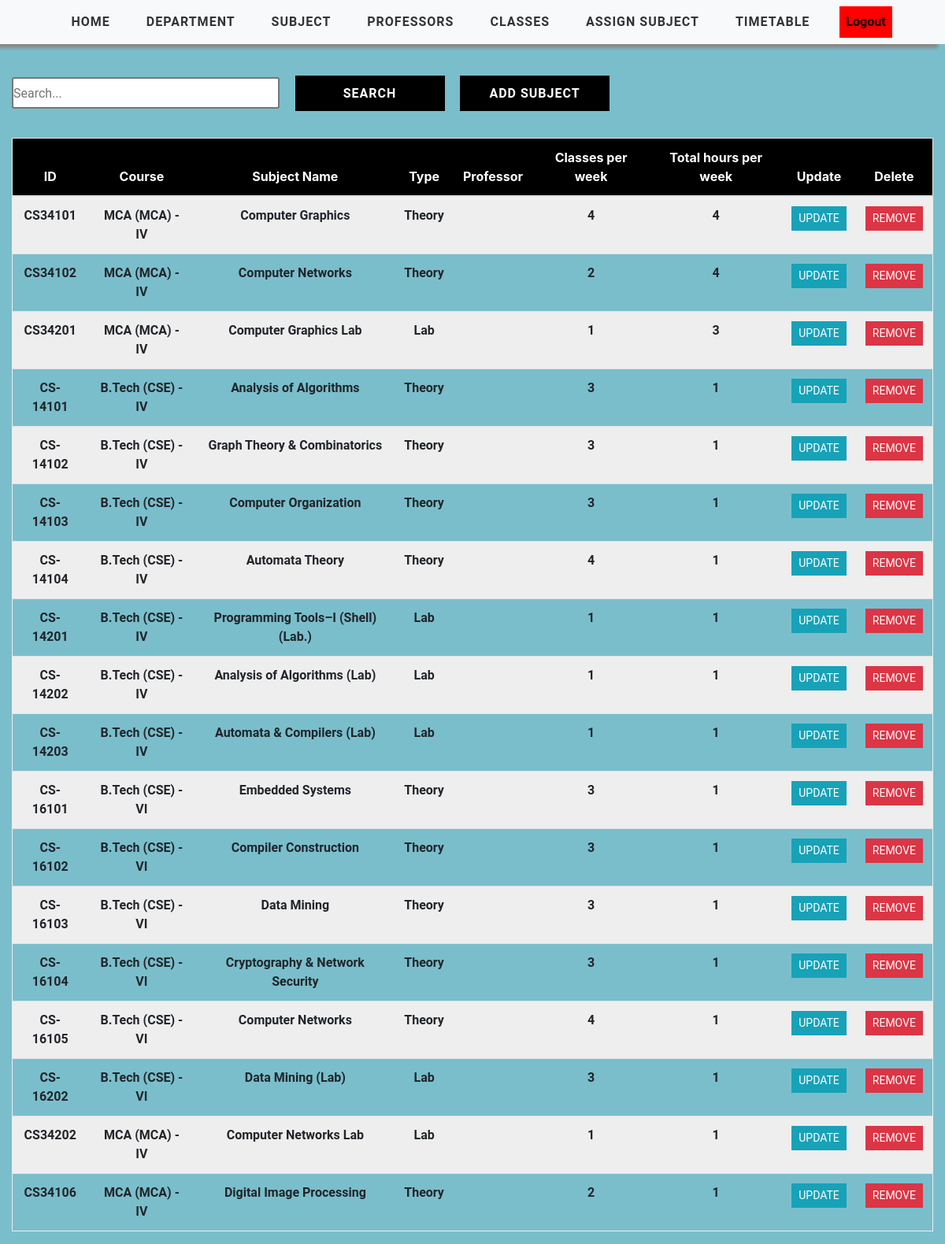
Before: /course_view/ (signed in) with the older database file.
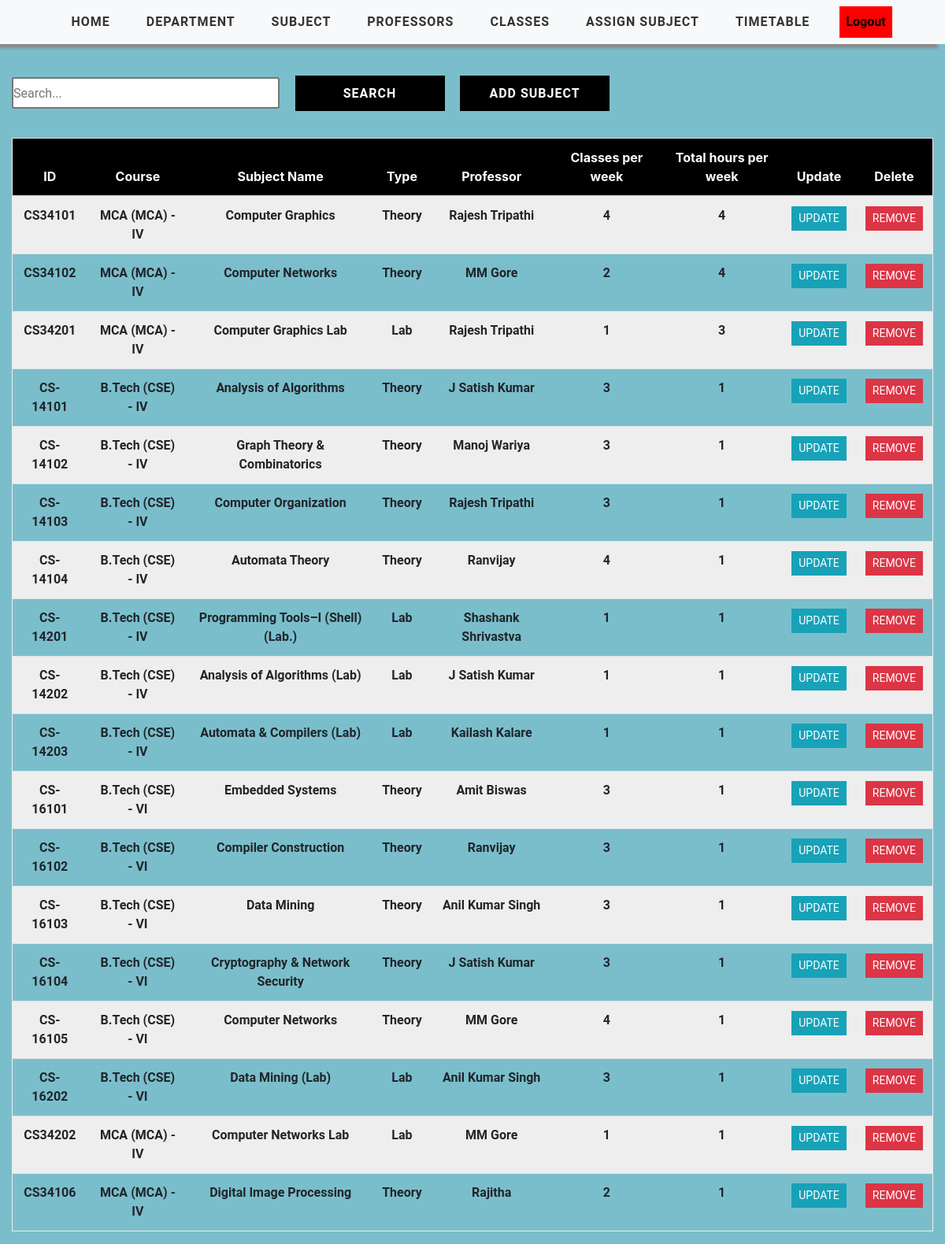
After: the same page with the newer database file.
### timetableapp/models.py (models this page shows, shortened)
class Course(models.Model):
    COURSE_TYPE = (
        ('Theory', 'Theory'),
        ('Lab', 'Lab')
    )
    user = models.ForeignKey(User, on_delete=models.CASCADE, null=True, blank=True)
    department = models.ForeignKey(Department, on_delete=models.CASCADE)
    professor = models.ForeignKey(Professor, on_delete=models.CASCADE)
    course_id = models.CharField(max_length=1000)
    course_name = models.CharField(max_length=1000)
    course_type = models.CharField(max_length=200, choices=COURSE_TYPE)
    credit_hours = models.PositiveIntegerField()
    contact_hours = models.PositiveIntegerField()
    class Meta:
        unique_together = ('user','course_id')

class Department(models.Model):
    SEMESTER = (
    ('I' ,'I'),
    ('II' ,'II'),
    ('III' ,'III'),
    ('IV' ,'IV'),
    ('V' ,'V'),
    ('VI' ,'VI'),
    ('VII' ,'VII'),
    ('VIII' ,'VIII'),
    )
    BRANCH_NAME = (
    ('B.Tech' ,'B.Tech'),
    ('MCA' ,'MCA'),
    )
    DEPARTMENT_NAME = (
    ('MCA' ,'MCA'),
    ('CSE' ,'CSE'),
    ('ECE' ,'ECE'),
    ('CHE' ,'CHE'),
    )
    user = models.ForeignKey(User, on_delete=models.CASCADE, null=True, blank=True)
    branch_name=models.CharField(max_length=200, choices=BRANCH_NAME)
    department_name=models.CharField(max_length=200, choices=DEPARTMENT_NAME)
    semester = models.CharField(max_length=200, choices=SEMESTER)
    students_length=models.IntegerField(default=100)
    class Meta:
        unique_together = ('department_name','branch_name','semester')
    def __str__(self):
        return f"{self.branch_name} ({self.department_name}) - {self.semester}"

class Professor(models.Model):
    user = models.ForeignKey(User, on_delete=models.CASCADE, null=True, blank=True)
    professor_id = models.CharField(max_length=2000,primary_key=True)
    professor_name = models.CharField(max_length=2000)
    dob = models.DateField(default=datetime.datetime.today().strftime('%Y-%m-%d'))
    working_hours = models.IntegerField(null=True,default=100)
    available_hours = models.IntegerField(null=True,default=100)
    professor_email = models.EmailField(default="")
    def __str__(self):
        return self.professor_name

### timetableapp/views.py (the view)
# urls.py: path('course_view/', views.CourseTable, name='course_view'),
@login_required(login_url='login')
def CourseTable(request):
    course = Course.objects.filter()
    context = {'course': course}
    return render(request, 'course/CourseTable.html', context)

### timetableapp/templates/course/CourseTable.html
{% extends 'timetableapp/main.html' %}
{% load static %}
{% block content %}
<div class="viewcontainer">
<div class="container-fluid">
    <div class="search">
        <input type="text" class="searchbox" placeholder="Search...">
        <input type="submit" value="Search" class="searchButton">
        <a href="{% url 'add-course' %}"><button class="searchButton">Add Subject </button></a>
    </div>
    <div style="overflow-x:auto">
        <table class="table  text-center">
            <thead class="table-header" style="color: white;">
			<tr>
                <div class="header__item filter__link"  >
                   <th scope="col" class="text-center" >ID</th>
                </div>
                <div class="header__item filter__link" >
                    <th class="text-center" scope="col" >Course</th>
                 </div>
                <div class="header__item filter__link" >
                  <th class="text-center" scope="col" >Subject Name</th>
                </div>
                <div class="header__item filter__link" >
                   <th class="text-center" scope="col" >Type</th>
                </div>
                <div class="header__item filter__link" >
                   <th class="text-center" scope="col" >Professor</th>
                </div>
                <div class="header__item filter__link"  >
                   <th class="text-center" scope="col" >Classes per week</th>
                </div>
                <div class="header__item filter__link" >
                   <th class="text-center" scope="col" >Total hours per week</th>
                </div>
                <div class="header__item filter__link" >
                    <th class="text-center" scope="col" > Update</th>
                </div>
                <div class="header__item filter__link" >
                     <th class="text-center" scope="col" >Delete</th>
                </div>
			</tr>
            </thead>
			<tbody class="tab-content">
                {% for corse in course %}
				<tr class="table-row text-center">
                        <th scope="row" class="table-data">{{ corse.course_id }}</th>
                        <th scope="row" class="table-data">{{ corse.department }}</th>
						<th scope="row" class="table-data"  >{{ corse.course_name }}</th>
						<th scope="row" class="table-data"> {{ corse.course_type}}</th>
						<th scope="row" class="table-data"> {{ corse.professor}}</th>
						<th scope="row" class="table-data"> {{ corse.credit_hours}}</th>
                        <th scope="row" class="table-data"> {{ corse.contact_hours}}</th>
                        <th scope="row" class="table-data"> <a href="{% url 'update-course' corse.course_id %}" class="btn btn-sm btn-info">Update</a></th>
                        <th scope="row" class="table-data"> <a href="{% url 'delete-course' corse.course_id %}" class="btn btn-sm btn-danger" >Remove</a></th>
				</tr>
                {% endfor %}
            </tbody>
        </table>
    </div>
</div>
</div>
{% endblock %}

### timetableapp/templates/timetableapp/main.html (shortened to what this page needs)
<!DOCTYPE html>
<html lang="en">
<head>
    {% load static %}
	<link href="{% static 'css/style.css' %}" rel="stylesheet">
    <link href="{% static 'css/tables.css' %}" rel="stylesheet">
    <link href="{% static 'css/add.css' %}" rel="stylesheet">
    <link href="{% static 'css/nav.css' %}" rel="stylesheet">
    <link rel="stylesheet" href="https://maxcdn.bootstrapcdn.com/bootstrap/4.5.0/css/bootstrap.min.css">
    <link rel="stylesheet" href="https://stackpath.bootstrapcdn.com/font-awesome/4.7.0/css/font-awesome.min.css">
    <link rel="stylesheet" src="extensions/sticky-header/bootstrap-table-sticky-header.css">
</head>
<body>
    <nav id="header"  class="navbar navbar-expand-lg navbar-light bg-light">
        <div class="container-fluid">
            <div class="collapse navbar-collapse collapse" data-toggle="collapse" aria-expanded="false"  id="navbarSupportedContent">
                <ul class="nav navbar-nav" style="padding-top: 0;">
                    <li class="nav-item text-center active">
                        <a class="nav-link link" href="{% url 'home' %}">Home</a>
                    </li>
                    <li class="nav-item text-center active">
                        <a class="nav-link link" href="{% url 'add-department' %}">Department</a>
                    </li>
                    <li class="nav-item text-center">
                        <a class="nav-link link" href="{% url 'add-course' %}">Subject</a>
                    </li>
                    <li class="nav-item text-center">
                        <a class="nav-link link" href="{% url 'add-professor' %}">Professors</a>
                    </li>
                    <li class="nav-item text-center">
                        <a class="nav-link link" href="{% url 'add-class' %}">Classes</a>
                    </li>
                    <li class="nav-item text-center">
                        <a class="nav-link link" href="{% url 'add-classcourse' %}">Assign Subject</a>
                    </li>
                    <li class="nav-item text-center">
                        <a class="nav-link link" href="{% url 'manage-timetable' %}">Timetable</a>
                    </li>
                    <li class="nav-item text-center">
                        <a class="nav-link" href="{% url 'logout' %}" style="background-color: red; color: black;">
                            Logout
                        </a>
                    </li>
                </ul>
            </div>
        </div>
    </nav>
    {% block content %}
    {% endblock %}
</body>
</html>

### static/css/style.css (style rules this page uses)
a { cursor: pointer; }
#header { width: 100%; background:#fff; box-shadow:-9px 5px 4px #888888 !important; overflow:auto; position: sticky; top: 0; }
#header ul { padding:33px 0 0 45px; }
#header li { list-style:none; margin-right:30px; }
#header li a.link { font-weight:700; color:#333; font-size: 16px; text-decoration:none; text-transform:uppercase; letter-spacing:1px; }

### static/css/tables.css (style rules this page uses)
*, *:before, *:after { box-sizing: border-box; }
body { font-family: "Roboto", sans-serif; margin: 0; background-color: white; }
.table { border: 1px solid #eeeeee; overflow-y: auto; overflow-x: auto; height: max-content; }
.table-header { width: 100%; background: #000; padding: 18px 0; top: 0; }
.table-row { width: 100%; padding: 18px 0; }
.table-row:nth-of-type(odd) { background: #eeeeee; }
.table-data, .header__item { flex: 1 1 20%; text-align: center; font-family: Roboto, sans-serif; font-weight: bold; }
.header__item { text-transform: uppercase; }
.filter__link { color: white; text-decoration: none; position: relative; display: inline-block; padding-left: 24px; padding-right: 24px; }
.filter__link::after { content: ""; position: absolute; right: -18px; color: white; font-size: 12px; top: 50%; transform: translateY(-50%); }
.btn { border-radius: 0 !important; font-family: Roboto, sans-serif !important; text-transform: uppercase; }
.search { display: inline-block; }
.searchbox { width: 340px; height: 40px; border-style: solid; border-radius: 3px; font-family: Roboto, sans-serif; text-align: justify; }
.searchButton { width: 190px; height: 45px ; font-family: Roboto, sans-serif; text-transform: uppercase; letter-spacing: 1px; font-weight: bolder; color: white ; background: black; margin-left: 15px; margin-top: 40px; border-color: black ; border-radius: 0 ; border-style: solid; border-width: 3px ; }

### static/css/add.css (style rules this page uses)
* { margin:0; padding:0; box-sizing: border-box; }
.viewcontainer { background-color: #7abecc; min-height: 100vh; }
.container-fluid { display: flex; flex-direction: column; gap:10px; }

### static/css/nav.css (style rules this page uses)
* { margin:0; padding:0; box-sizing: border-box; }
.navbar { padding: 15px 10px; background: #fff; display: flex; justify-content: space-between; border: none; border-radius: 0; box-shadow: 1px 1px 3px rgba(0, 0, 0, 0.1); }
.navbar-nav { display: flex; align-items: center; align-items: center; }
.nav-item { font-family: Roboto, sans-serif !important; font-weight: bold; text-transform: capitalize; }

Changed rows visible on the page:
changed Course "CS34101": professor (not shown) → "Rajesh Tripathi"
changed Course "CS34102": professor (not shown) → "MM Gore"
changed Course "CS34201": professor (not shown) → "Rajesh Tripathi"
changed Course "CS-14101": professor (not shown) → "J Satish Kumar"
changed Course "CS-14102": professor (not shown) → "Manoj Wariya"
changed Course "CS-14103": professor (not shown) → "Rajesh Tripathi"
changed Course "CS-14104": professor (not shown) → "Ranvijay"
changed Course "CS-14201": professor (not shown) → "Shashank Shrivastva"
changed Course "CS-14202": professor (not shown) → "J Satish Kumar"
changed Course "CS-14203": professor (not shown) → "Kailash Kalare"
changed Course "CS-16101": professor (not shown) → "Amit Biswas"
changed Course "CS-16102": professor (not shown) → "Ranvijay"
changed Course "CS-16103": professor (not shown) → "Anil Kumar Singh"
changed Course "CS-16104": professor (not shown) → "J Satish Kumar"
changed Course "CS-16105": professor (not shown) → "MM Gore"
changed Course "CS-16202": professor (not shown) → "Anil Kumar Singh"
changed Course "CS34202": professor (not shown) → "MM Gore"
changed Course "CS34106": professor (not shown) → "Rajitha"
